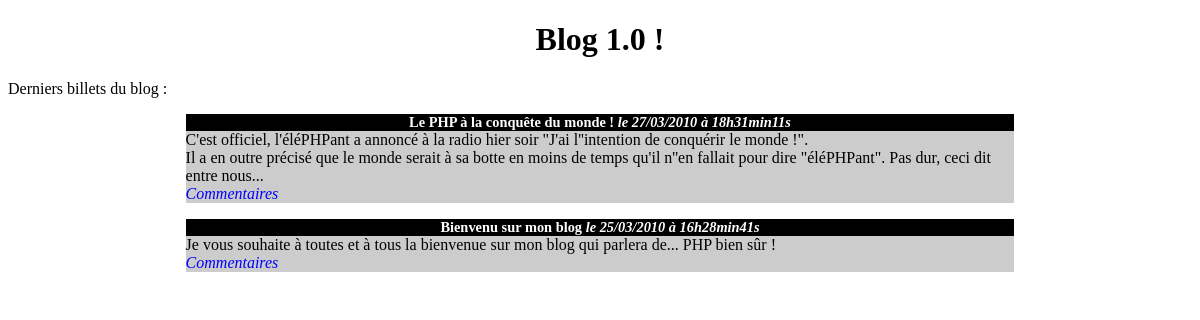
The page / on the database its author committed.
### tables this page shows
CREATE TABLE `billets` (
  `id` int(11) NOT NULL,
  `titre` varchar(255) NOT NULL,
  `contenu` text NOT NULL,
  `date_creation` datetime NOT NULL
);

### index.php (the view, shortened to what this page needs)
<!DOCTYPE html>
<html>
    <head>
	<link href="blog.css" rel="stylesheet" />
    </head>
    <body>
        <h1>Blog 1.0 !</h1>
        <p>Derniers billets du blog :</p>
<?php
try
{
	$bdd = new PDO('mysql:host=localhost;dbname=test;charset=utf8', 'root', 'amsterdam');
}
catch(Exception $e)
{
        die('Erreur : '.$e->getMessage());
}
$req = $bdd->query('SELECT id, titre, contenu, DATE_FORMAT(date_creation, \'%d/%m/%Y à %Hh%imin%ss\') AS date_creation_fr FROM billets ORDER BY date_creation DESC LIMIT 0, 5');
while ($donnees = $req->fetch())
{
?>
<div class="news">
    <h3>
        <?php echo htmlspecialchars($donnees['titre']); ?>
        <em>le <?php echo $donnees['date_creation_fr']; ?></em>
    </h3>
    <p>
    <?php
    echo nl2br(htmlspecialchars($donnees['contenu']));
    ?>
    <br />
    <em><a href="commentaires.php?billet=<?php echo $donnees['id']; ?>">Commentaires</a></em>
    </p>
</div>
<?php
}
?>
</body>
</html>

### blog.css (style rules this page uses)
h1, h3 { text-align:center; }
h3 { background-color:black; color:white; font-size:0.9em; margin-bottom:0px; }
.news p { background-color:#CCCCCC; margin-top:0px; }
.news { width:70%; margin:auto; }
a { text-decoration: none; color: blue; }

### rows shown on the page
billets: titre "Le PHP à la conquête du monde !", date_creation_fr "27/03/2010 à 18h31min11s", contenu "C'est officiel, l'éléPHPant a annoncé à la radio hier soir \"J'ai l''intention de conquérir le monde !\". Il a en outre précisé que le monde serait à sa botte en moins de temps qu'il n''en fallait pour dire \"éléPHPant\". Pas dur, ceci dit entre nous..."
billets: titre "Bienvenu sur mon blog", date_creation_fr "25/03/2010 à 16h28min41s", contenu "Je vous souhaite à toutes et à tous la bienvenue sur mon blog qui parlera de... PHP bien sûr !"
